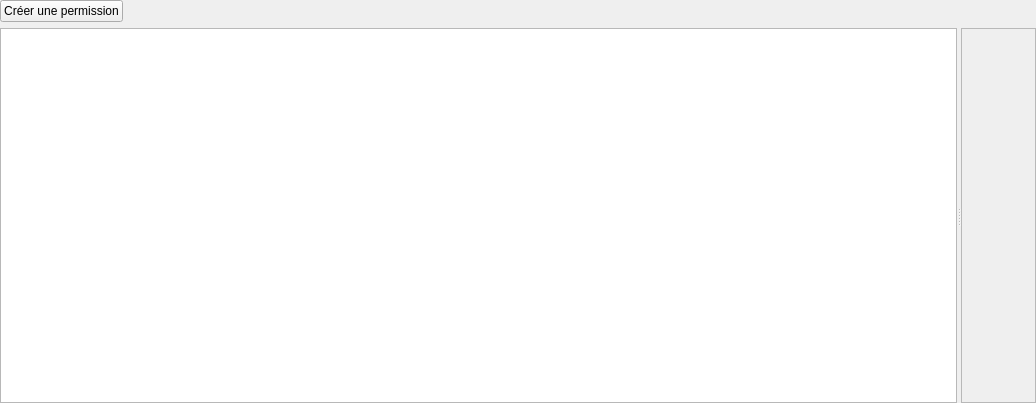
<?xml version="1.0" encoding="UTF-8"?>
<ui version="4.0">
 <class>PermissionsWidget</class>
 <widget class="QWidget" name="PermissionsWidget">
  <property name="geometry">
   <rect>
    <x>0</x>
    <y>0</y>
    <width>1036</width>
    <height>403</height>
   </rect>
  </property>
  <property name="windowTitle">
   <string>User informations</string>
  </property>
  <property name="locale">
   <locale language="English" country="UnitedStates"/>
  </property>
  <layout class="QGridLayout" name="gridLayout_3">
   <property name="leftMargin">
    <number>0</number>
   </property>
   <property name="topMargin">
    <number>0</number>
   </property>
   <property name="rightMargin">
    <number>0</number>
   </property>
   <property name="bottomMargin">
    <number>0</number>
   </property>
   <item row="0" column="0">
    <widget class="QPushButton" name="btn_add_permission">
     <property name="text">
      <string>Créer une permission</string>
     </property>
    </widget>
   </item>
   <item row="0" column="1">
    <spacer name="horizontalSpacer">
     <property name="orientation">
      <enum>Qt::Horizontal</enum>
     </property>
     <property name="sizeHint" stdset="0">
      <size>
       <width>40</width>
       <height>20</height>
      </size>
     </property>
    </spacer>
   </item>
   <item row="1" column="0" colspan="2">
    <widget class="QSplitter" name="splitter">
     <property name="orientation">
      <enum>Qt::Horizontal</enum>
     </property>
     <widget class="QTableView" name="tbv_permissions">
      <property name="selectionBehavior">
       <enum>QAbstractItemView::SelectRows</enum>
      </property>
     </widget>
     <widget class="QScrollArea" name="detail_zone">
      <property name="widgetResizable">
       <bool>true</bool>
      </property>
      <widget class="QWidget" name="scrollAreaWidgetContents">
       <property name="geometry">
        <rect>
         <x>0</x>
         <y>0</y>
         <width>80</width>
         <height>368</height>
        </rect>
       </property>
       <layout class="QGridLayout" name="gridLayout_4">
        <item row="0" column="0">
         <layout class="QGridLayout" name="detail_widget_layout"/>
        </item>
       </layout>
      </widget>
     </widget>
    </widget>
   </item>
  </layout>
 </widget>
 <resources/>
 <connections/>
</ui>
